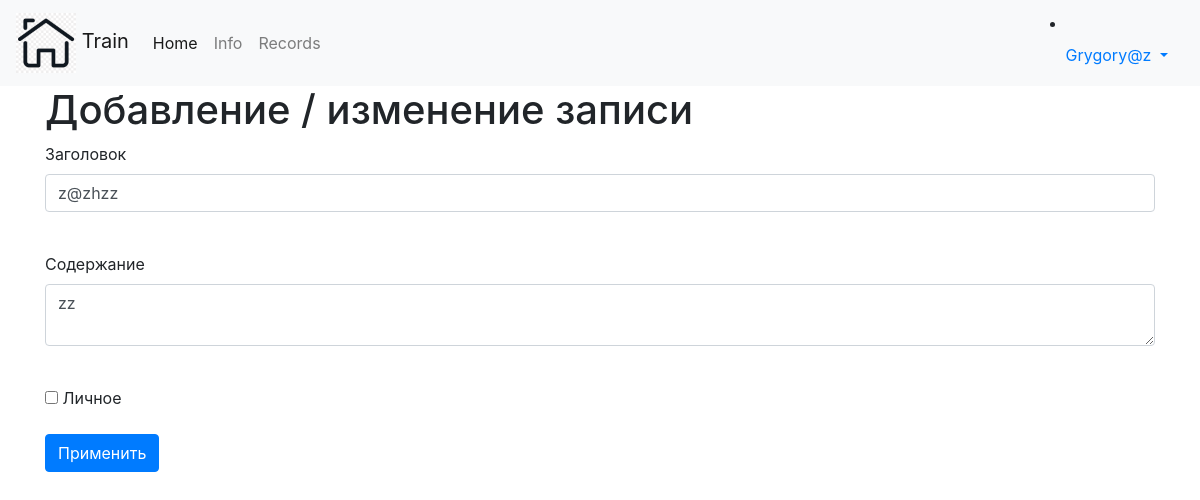
Screenshot of /news/1 (signed in) with the database file from the repository.
### data/users.py (models this page shows, shortened)
class User(SqlAlchemyBase, UserMixin, SerializerMixin):
    __tablename__ = 'users'
    id = sqlalchemy.Column(sqlalchemy.Integer,
                           primary_key=True, autoincrement=True)
    name = sqlalchemy.Column(sqlalchemy.String, nullable=True)
    about = sqlalchemy.Column(sqlalchemy.String, nullable=True)
    email = sqlalchemy.Column(sqlalchemy.String,
                              index=True, unique=True, nullable=True)
    hashed_password = sqlalchemy.Column(sqlalchemy.String, nullable=True)
    created_date = sqlalchemy.Column(sqlalchemy.DateTime,
                                     default=datetime.datetime.now)
    news = orm.relationship("News", back_populates='user')
    height = sqlalchemy.Column(sqlalchemy.Integer)
    weight = sqlalchemy.Column(sqlalchemy.Integer)
    age = sqlalchemy.Column(sqlalchemy.Integer)
    sex = sqlalchemy.Column(sqlalchemy.String, nullable=True)
    rating = sqlalchemy.Column(sqlalchemy.Integer)

### data/news.py (models this page shows)
class News(SqlAlchemyBase, SerializerMixin):
    __tablename__ = 'news'
    id = sqlalchemy.Column(sqlalchemy.Integer,
                           primary_key=True, autoincrement=True)
    title = sqlalchemy.Column(sqlalchemy.String, nullable=True)
    content = sqlalchemy.Column(sqlalchemy.String, nullable=True)
    created_date = sqlalchemy.Column(sqlalchemy.DateTime,
                                     default=datetime.datetime.now)
    is_private = sqlalchemy.Column(sqlalchemy.Boolean, default=True)
    user_id = sqlalchemy.Column(sqlalchemy.Integer,
                                sqlalchemy.ForeignKey("users.id"))
    likes = sqlalchemy.Column(sqlalchemy.String, default='0')
    user = orm.relationship('User')

### main.py (the view, shortened to what this page needs)
@app.route('/news/<int:id>', methods=['GET', 'POST'])
@login_required
def edit_news(id):
    form = NewsForm()
    if req.method == "GET":
        db_sess = db_session.create_session()
        news = db_sess.query(News).filter(News.id == id,
                                          News.user == current_user
                                          ).first()
        if news:
            form.title.data = news.title
            form.content.data = news.content
            form.is_private.data = news.is_private
        else:
            abort(404)
    if current_user.is_authenticated:
        return render_template("news.html", user_name=session['name'], form=form)
    else:
        return render_template("news.html", form=form)

### forms/news.py
class NewsForm(FlaskForm):
    title = StringField('Заголовок', validators=[DataRequired()])
    content = TextAreaField("Содержание")
    is_private = BooleanField("Личное")
    submit = SubmitField('Применить')

### data/db_session.py (called while the page is built)
def create_session() -> Session:
    global __factory
    return __factory()

### main.py (called while the page is built)
@login_manager.user_loader
def load_user(user_id):
    db_sess = db_session.create_session()
    return db_sess.query(User).get(user_id)

### templates/news.html (shortened to what this page needs)
{% extends "base.html" %}
{% block content %}
<h1>Добавление / изменение записи</h1>
<form action="" method="post">
    <p>
        {{ form.title.label }}<br>
        {{ form.title(class="form-control") }}<br>
    </p>
    <p>
        {{ form.content.label }}<br>
        {{ form.content(class="form-control") }}<br>
    </p>
    <p>{{ form.is_private() }} {{ form.is_private.label }}</p>
    <p>{{ form.submit(type="submit", class="btn btn-primary") }}</p>
</form>
{% endblock %}

### templates/base.html (shortened to what this page needs)
<!doctype html>
<html lang="en">
<head>
    <link rel="stylesheet"
          href="https://stackpath.bootstrapcdn.com/bootstrap/4.4.1/css/bootstrap.min.css"
>
    <link rel="stylesheet" type="text/css" href="static/css/style.css">
</head>
<body>
<header>
    <nav class="navbar navbar-expand-lg navbar-light bg-light">
  <a class="navbar-brand" href="/"><img src="static/img/home.png" width="60" height="60" alt=""> Train</a>
  <div class="collapse navbar-collapse" id="navbarSupportedContent">
    <ul class="navbar-nav mr-auto">
      <li class="nav-item active">
        <a class="nav-link" href="/">Home <span class="sr-only">(current)</span></a>
      </li>
      <li class="nav-item">
        <a class="nav-link" href="/info">Info</a>
      </li>
      <li class="nav-item">
        <a class="nav-link" href="/records">Records</a>
      </li>
    </ul>
    <form class="form-inline my-2 my-lg-0">
      {% if current_user.is_authenticated %}
        <li class="nav-item dropdown">
        <a class="nav-link dropdown-toggle" href="#" id="navbarDropdown" role="button" data-toggle="dropdown" aria-haspopup="true" aria-expanded="false">
          {{ user_name }}
        </a>
      </li>
{% else %}
    <p>
        <a class="btn btn-outline-success" href="/register">Зарегистрироваться</a>
        <a class="btn btn-outline-primary" href="/login">Войти</a>
    </p>
{% endif %}
    </form>
  </div>
</nav>
</header>
<main role="main" class="container">
    {% block content %}{% endblock %}
</main>
</body>
</html>

### rows the page displays
User: email "Grygory@z"
News: title "z@zhzz", content "zz"
